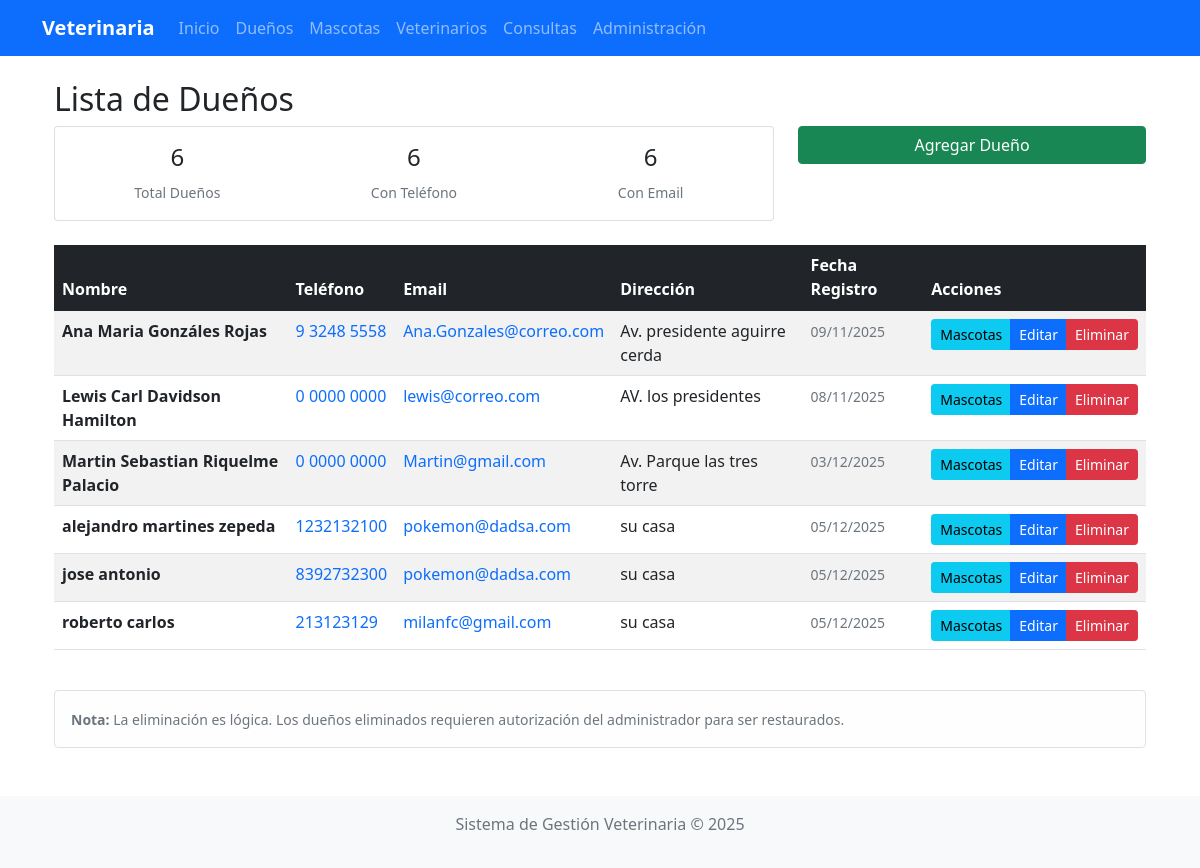
The app's page /duenos/ (signed in) with its own data.
### clinica/models.py (models this page shows, shortened)
class Persona(models.Model):
    nombre = models.CharField(max_length=100)
    telefono = models.CharField(max_length=20, blank=True, null=True)
    email = models.EmailField(blank=True, null=True)
    class Meta:
        abstract = True

class Dueno(Persona):
    direccion = models.TextField(blank=True, null=True)
    fecha_registro = models.DateTimeField(auto_now_add=True)
    activo = models.BooleanField(default=True)
    fecha_eliminacion = models.DateTimeField(blank=True, null=True)
    objects = SoftDeleteManager()
    class Meta:
        verbose_name_plural = "Dueños"

### clinica/views.py (the view)
# urls.py: path('duenos/', views.lista_duenos, name='lista_duenos'),
@login_required
def lista_duenos(request):
    duenos = Dueno.objects.filter(activo=True).order_by('nombre')
    duenos_con_telefono = Dueno.objects.filter(activo=True).exclude(telefono__isnull=True).exclude(telefono='').count()
    duenos_con_email = Dueno.objects.filter(activo=True).exclude(email__isnull=True).exclude(email='').count()
    duenos_inactivos = Dueno.objects.filter(activo=False).count()
    return render(request, 'clinica/lista_duenos.html', {
        'duenos': duenos,
        'duenos_con_telefono': duenos_con_telefono,
        'duenos_con_email': duenos_con_email,
        'duenos_inactivos': duenos_inactivos
    })

### clinica/models.py (called while the page is built)
    def get_queryset(self):
        return super().get_queryset().filter(activo=True)

### templates/clinica/lista_duenos.html (shortened to what this page needs)
{% extends 'base.html' %}
{% block content %}
<div class="container mt-4">
    <h2>Lista de Dueños</h2>
    <div class="row mb-4">
        <div class="col-md-8">
            <div class="card">
                <div class="card-body">
                    <div class="row">
                        <div class="col-md-4">
                            <div class="text-center">
                                <h4>{{ duenos|length }}</h4>
                                <small class="text-muted">Total Dueños</small>
                            </div>
                        </div>
                        <div class="col-md-4">
                            <div class="text-center">
                                <h4>{{ duenos_con_telefono }}</h4>
                                <small class="text-muted">Con Teléfono</small>
                            </div>
                        </div>
                        <div class="col-md-4">
                            <div class="text-center">
                                <h4>{{ duenos_con_email }}</h4>
                                <small class="text-muted">Con Email</small>
                            </div>
                        </div>
                    </div>
                </div>
            </div>
        </div>
        <div class="col-md-4">
            <div class="d-grid gap-2">
                <a href="{% url 'agregar_dueno' %}" class="btn btn-success">
                    Agregar Dueño
                </a>
            </div>
        </div>
    </div>
    {% if duenos %}
        <div class="table-responsive">
            <table class="table table-striped table-hover">
                <thead class="table-dark">
                    <tr>
                        <th>Nombre</th>
                        <th>Teléfono</th>
                        <th>Email</th>
                        <th>Dirección</th>
                        <th>Fecha Registro</th>
                        <th>Acciones</th>
                    </tr>
                </thead>
                <tbody>
                    {% for dueno in duenos %}
                    <tr>
                        <td>
                            <strong>{{ dueno.nombre }}</strong>
                        </td>
                        <td>
                            {% if dueno.telefono %}
                                <a href="tel:{{ dueno.telefono }}" class="text-decoration-none">
                                    {{ dueno.telefono }}
                                </a>
                            {% else %}
                                <span class="text-muted">-</span>
                            {% endif %}
                        </td>
                        <td>
                            {% if dueno.email %}
                                <a href="mailto:{{ dueno.email }}" class="text-decoration-none">
                                    {{ dueno.email }}
                                </a>
                            {% else %}
                                <span class="text-muted">-</span>
                            {% endif %}
                        </td>
                        <td>
                            {% if dueno.direccion %}
                                <span title="{{ dueno.direccion }}">
                                    {{ dueno.direccion|truncatewords:5 }}
                                </span>
                            {% else %}
                                <span class="text-muted">-</span>
                            {% endif %}
                        </td>
                        <td>
                            <small class="text-muted">
                                {{ dueno.fecha_registro|date:"d/m/Y" }}
                            </small>
                        </td>
                        <td>
                            <div class="btn-group" role="group">
                                <a href="{% url 'mascotas_dueno' dueno.id %}"
                                   class="btn btn-info btn-sm"
                                   title="Ver mascotas">
                                    Mascotas
                                </a>
                                <a href="{% url 'editar_dueno' dueno.id %}"
                                   class="btn btn-primary btn-sm"
                                   title="Editar dueño">
                                    Editar
                                </a>
                                <button type="button"
                                        class="btn btn-danger btn-sm"
                                        data-bs-toggle="modal"
                                        data-bs-target="#confirmarEliminar{{ dueno.id }}"
                                        title="Eliminar lógicamente">
                                    Eliminar
                                </button>
                            </div>
                        </td>
                    </tr>
                    {% endfor %}
                </tbody>
            </table>
        </div>
    {% endif %}
    <div class="mt-4">
        <div class="alert alert-light border">
            <small class="text-muted">
                <strong>Nota:</strong> La eliminación es lógica. Los dueños eliminados requieren autorización del administrador para ser restaurados.
            </small>
        </div>
    </div>
</div>
{% endblock %}

### templates/base.html (style rules this page uses)
.card { transition: transform 0.2s; }

### records on screen
Dueno: nombre "Ana Maria Gonzáles Rojas", telefono "9 3248 5558", email "Ana.Gonzales@correo.com", direccion "Av. presidente aguirre cerda", fecha_registro "09/11/2025"
Dueno: nombre "Lewis Carl Davidson Hamilton", telefono "0 0000 0000", email "lewis@correo.com", direccion "AV. los presidentes", fecha_registro "08/11/2025"
Dueno: nombre "Martin Sebastian Riquelme Palacio", telefono "0 0000 0000", email "Martin@gmail.com", direccion "Av. Parque las tres torre", fecha_registro "03/12/2025"
Dueno: nombre "alejandro martines zepeda", telefono "1232132100", email "pokemon@dadsa.com", direccion "su casa", fecha_registro "05/12/2025"
Dueno: nombre "jose antonio", telefono "8392732300", email "pokemon@dadsa.com", direccion "su casa", fecha_registro "05/12/2025"
Dueno: nombre "roberto carlos", telefono "213123129", email "milanfc@gmail.com", direccion "su casa", fecha_registro "05/12/2025"

### other values on screen
{{ duenos|length }} "6"
{{ duenos_con_telefono }} "6"
{{ duenos_con_email }} "6"
